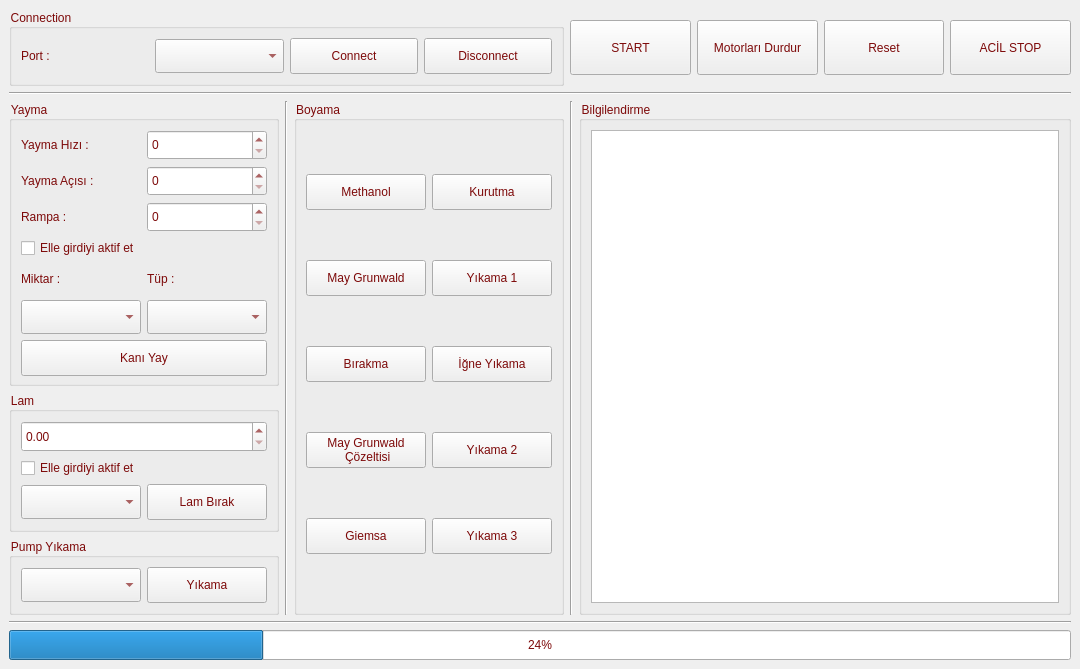
<?xml version="1.0" encoding="UTF-8"?>
<ui version="4.0">
 <class>MainWindow</class>
 <widget class="QMainWindow" name="MainWindow">
  <property name="geometry">
   <rect>
    <x>0</x>
    <y>0</y>
    <width>1080</width>
    <height>669</height>
   </rect>
  </property>
  <property name="minimumSize">
   <size>
    <width>1080</width>
    <height>669</height>
   </size>
  </property>
  <property name="windowTitle">
   <string>MainWindow</string>
  </property>
  <property name="styleSheet">
   <string notr="true">font: 75 9pt &quot;MS Shell Dlg 2&quot;;
color: rgb(125, 9, 9);</string>
  </property>
  <widget class="QWidget" name="centralwidget">
   <layout class="QVBoxLayout" name="verticalLayout_5">
    <item>
     <layout class="QVBoxLayout" name="verticalLayout_4">
      <item>
       <layout class="QHBoxLayout" name="horizontalLayout_12">
        <item>
         <widget class="QGroupBox" name="groupBox">
          <property name="minimumSize">
           <size>
            <width>555</width>
            <height>0</height>
           </size>
          </property>
          <property name="maximumSize">
           <size>
            <width>750</width>
            <height>16777215</height>
           </size>
          </property>
          <property name="title">
           <string>Connection</string>
          </property>
          <layout class="QHBoxLayout" name="horizontalLayout_11">
           <item>
            <widget class="QLabel" name="label">
             <property name="text">
              <string>Port :</string>
             </property>
            </widget>
           </item>
           <item>
            <widget class="QComboBox" name="comboBox_Port">
             <property name="minimumSize">
              <size>
               <width>120</width>
               <height>34</height>
              </size>
             </property>
            </widget>
           </item>
           <item>
            <widget class="QPushButton" name="pushButton_Connect">
             <property name="minimumSize">
              <size>
               <width>120</width>
               <height>36</height>
              </size>
             </property>
             <property name="styleSheet">
              <string notr="true"/>
             </property>
             <property name="text">
              <string>Connect</string>
             </property>
            </widget>
           </item>
           <item>
            <widget class="QPushButton" name="pushButton_Disconnect">
             <property name="enabled">
              <bool>true</bool>
             </property>
             <property name="minimumSize">
              <size>
               <width>120</width>
               <height>36</height>
              </size>
             </property>
             <property name="text">
              <string>Disconnect</string>
             </property>
            </widget>
           </item>
          </layout>
         </widget>
        </item>
        <item>
         <widget class="QPushButton" name="pushButton_start">
          <property name="minimumSize">
           <size>
            <width>120</width>
            <height>36</height>
           </size>
          </property>
          <property name="maximumSize">
           <size>
            <width>139</width>
            <height>55</height>
           </size>
          </property>
          <property name="text">
           <string>START</string>
          </property>
         </widget>
        </item>
        <item>
         <widget class="QPushButton" name="pushButton_disable_motors">
          <property name="minimumSize">
           <size>
            <width>120</width>
            <height>36</height>
           </size>
          </property>
          <property name="maximumSize">
           <size>
            <width>139</width>
            <height>55</height>
           </size>
          </property>
          <property name="text">
           <string>Motorları Durdur</string>
          </property>
         </widget>
        </item>
        <item>
         <widget class="QPushButton" name="pushButton_Reset">
          <property name="minimumSize">
           <size>
            <width>120</width>
            <height>36</height>
           </size>
          </property>
          <property name="maximumSize">
           <size>
            <width>139</width>
            <height>55</height>
           </size>
          </property>
          <property name="text">
           <string>Reset</string>
          </property>
         </widget>
        </item>
        <item>
         <widget class="QPushButton" name="pushButton_Stop">
          <property name="minimumSize">
           <size>
            <width>120</width>
            <height>36</height>
           </size>
          </property>
          <property name="maximumSize">
           <size>
            <width>139</width>
            <height>55</height>
           </size>
          </property>
          <property name="text">
           <string>ACİL STOP</string>
          </property>
         </widget>
        </item>
       </layout>
      </item>
      <item>
       <widget class="Line" name="line_3">
        <property name="orientation">
         <enum>Qt::Horizontal</enum>
        </property>
       </widget>
      </item>
      <item>
       <layout class="QHBoxLayout" name="horizontalLayout_9">
        <item>
         <layout class="QVBoxLayout" name="verticalLayout">
          <item>
           <widget class="QGroupBox" name="groupBox_2">
            <property name="maximumSize">
             <size>
              <width>325</width>
              <height>330</height>
             </size>
            </property>
            <property name="title">
             <string>Yayma</string>
            </property>
            <layout class="QVBoxLayout" name="verticalLayout_7">
             <item>
              <layout class="QHBoxLayout" name="horizontalLayout">
               <item>
                <widget class="QLabel" name="label_3">
                 <property name="minimumSize">
                  <size>
                   <width>120</width>
                   <height>30</height>
                  </size>
                 </property>
                 <property name="text">
                  <string>Yayma Hızı :</string>
                 </property>
                </widget>
               </item>
               <item>
                <widget class="QSpinBox" name="spinBox_Yayma_hizi">
                 <property name="minimumSize">
                  <size>
                   <width>120</width>
                   <height>30</height>
                  </size>
                 </property>
                </widget>
               </item>
              </layout>
             </item>
             <item>
              <layout class="QHBoxLayout" name="horizontalLayout_3">
               <item>
                <widget class="QLabel" name="label_2">
                 <property name="minimumSize">
                  <size>
                   <width>120</width>
                   <height>30</height>
                  </size>
                 </property>
                 <property name="text">
                  <string>Yayma Açısı :</string>
                 </property>
                </widget>
               </item>
               <item>
                <widget class="QSpinBox" name="spinBox_Aci">
                 <property name="minimumSize">
                  <size>
                   <width>120</width>
                   <height>30</height>
                  </size>
                 </property>
                </widget>
               </item>
              </layout>
             </item>
             <item>
              <layout class="QHBoxLayout" name="horizontalLayout_2">
               <item>
                <widget class="QLabel" name="label_4">
                 <property name="minimumSize">
                  <size>
                   <width>120</width>
                   <height>30</height>
                  </size>
                 </property>
                 <property name="text">
                  <string>Rampa :</string>
                 </property>
                </widget>
               </item>
               <item>
                <widget class="QSpinBox" name="spinBox_Rampa">
                 <property name="minimumSize">
                  <size>
                   <width>120</width>
                   <height>30</height>
                  </size>
                 </property>
                </widget>
               </item>
              </layout>
             </item>
             <item>
              <widget class="QCheckBox" name="checkBox_Yayma">
               <property name="text">
                <string>Elle girdiyi aktif et</string>
               </property>
              </widget>
             </item>
             <item>
              <layout class="QHBoxLayout" name="horizontalLayout_13">
               <item>
                <widget class="QLabel" name="label_6">
                 <property name="minimumSize">
                  <size>
                   <width>120</width>
                   <height>30</height>
                  </size>
                 </property>
                 <property name="text">
                  <string>Miktar :</string>
                 </property>
                </widget>
               </item>
               <item>
                <widget class="QLabel" name="label_5">
                 <property name="minimumSize">
                  <size>
                   <width>120</width>
                   <height>30</height>
                  </size>
                 </property>
                 <property name="text">
                  <string>Tüp :</string>
                 </property>
                </widget>
               </item>
              </layout>
             </item>
             <item>
              <layout class="QHBoxLayout" name="horizontalLayout_4">
               <item>
                <widget class="QComboBox" name="comboBox_Miktar">
                 <property name="minimumSize">
                  <size>
                   <width>120</width>
                   <height>34</height>
                  </size>
                 </property>
                </widget>
               </item>
               <item>
                <widget class="QComboBox" name="comboBox_Tup">
                 <property name="minimumSize">
                  <size>
                   <width>120</width>
                   <height>34</height>
                  </size>
                 </property>
                 <property name="styleSheet">
                  <string notr="true"/>
                 </property>
                </widget>
               </item>
              </layout>
             </item>
             <item>
              <widget class="QPushButton" name="pushButton_Yayma">
               <property name="sizePolicy">
                <sizepolicy hsizetype="Minimum" vsizetype="Fixed">
                 <horstretch>75</horstretch>
                 <verstretch>23</verstretch>
                </sizepolicy>
               </property>
               <property name="minimumSize">
                <size>
                 <width>120</width>
                 <height>36</height>
                </size>
               </property>
               <property name="styleSheet">
                <string notr="true"/>
               </property>
               <property name="text">
                <string>Kanı Yay</string>
               </property>
              </widget>
             </item>
            </layout>
           </widget>
          </item>
          <item>
           <widget class="QGroupBox" name="groupBox_3">
            <property name="maximumSize">
             <size>
              <width>325</width>
              <height>175</height>
             </size>
            </property>
            <property name="title">
             <string>Lam</string>
            </property>
            <layout class="QHBoxLayout" name="horizontalLayout_5">
             <item>
              <layout class="QVBoxLayout" name="verticalLayout_3">
               <item>
                <widget class="QDoubleSpinBox" name="doubleSpinBox_Lam">
                 <property name="minimumSize">
                  <size>
                   <width>81</width>
                   <height>31</height>
                  </size>
                 </property>
                </widget>
               </item>
               <item>
                <widget class="QCheckBox" name="checkBox_Lam">
                 <property name="text">
                  <string>Elle girdiyi aktif et</string>
                 </property>
                </widget>
               </item>
               <item>
                <layout class="QHBoxLayout" name="horizontalLayout_6">
                 <item>
                  <widget class="QComboBox" name="comboBox_Lam">
                   <property name="minimumSize">
                    <size>
                     <width>120</width>
                     <height>34</height>
                    </size>
                   </property>
                  </widget>
                 </item>
                 <item>
                  <widget class="QPushButton" name="pushButton_Lam_Al">
                   <property name="minimumSize">
                    <size>
                     <width>120</width>
                     <height>36</height>
                    </size>
                   </property>
                   <property name="text">
                    <string>Lam Bırak</string>
                   </property>
                  </widget>
                 </item>
                </layout>
               </item>
              </layout>
             </item>
            </layout>
           </widget>
          </item>
          <item>
           <widget class="QGroupBox" name="groupBox_4">
            <property name="maximumSize">
             <size>
              <width>325</width>
              <height>125</height>
             </size>
            </property>
            <property name="title">
             <string>Pump Yıkama</string>
            </property>
            <layout class="QHBoxLayout" name="horizontalLayout_10">
             <item>
              <layout class="QHBoxLayout" name="horizontalLayout_7">
               <item>
                <widget class="QComboBox" name="comboBox_Pump">
                 <property name="minimumSize">
                  <size>
                   <width>120</width>
                   <height>34</height>
                  </size>
                 </property>
                </widget>
               </item>
               <item>
                <widget class="QPushButton" name="pushButton_Yikama">
                 <property name="minimumSize">
                  <size>
                   <width>120</width>
                   <height>36</height>
                  </size>
                 </property>
                 <property name="text">
                  <string>Yıkama</string>
                 </property>
                </widget>
               </item>
              </layout>
             </item>
            </layout>
           </widget>
          </item>
         </layout>
        </item>
        <item>
         <widget class="Line" name="line_2">
          <property name="orientation">
           <enum>Qt::Vertical</enum>
          </property>
         </widget>
        </item>
        <item>
         <widget class="QGroupBox" name="groupBox_5">
          <property name="maximumSize">
           <size>
            <width>330</width>
            <height>630</height>
           </size>
          </property>
          <property name="title">
           <string>Boyama</string>
          </property>
          <layout class="QVBoxLayout" name="verticalLayout_2">
           <item>
            <layout class="QHBoxLayout" name="horizontalLayout_8">
             <item>
              <widget class="QPushButton" name="pushButton_4_Methanol">
               <property name="minimumSize">
                <size>
                 <width>120</width>
                 <height>36</height>
                </size>
               </property>
               <property name="text">
                <string>Methanol</string>
               </property>
              </widget>
             </item>
             <item>
              <widget class="QPushButton" name="pushButton_Kurutma">
               <property name="minimumSize">
                <size>
                 <width>120</width>
                 <height>36</height>
                </size>
               </property>
               <property name="text">
                <string>Kurutma</string>
               </property>
              </widget>
             </item>
            </layout>
           </item>
           <item>
            <layout class="QHBoxLayout" name="horizontalLayout_16">
             <item>
              <widget class="QPushButton" name="pushButton_May_G">
               <property name="minimumSize">
                <size>
                 <width>120</width>
                 <height>36</height>
                </size>
               </property>
               <property name="text">
                <string>May Grunwald</string>
               </property>
              </widget>
             </item>
             <item>
              <widget class="QPushButton" name="pushButton_Yikama_after_May_G">
               <property name="minimumSize">
                <size>
                 <width>120</width>
                 <height>36</height>
                </size>
               </property>
               <property name="text">
                <string>Yıkama 1</string>
               </property>
              </widget>
             </item>
            </layout>
           </item>
           <item>
            <layout class="QHBoxLayout" name="horizontalLayout_15">
             <item>
              <widget class="QPushButton" name="pushButton_Birakma">
               <property name="minimumSize">
                <size>
                 <width>120</width>
                 <height>36</height>
                </size>
               </property>
               <property name="text">
                <string>Bırakma</string>
               </property>
              </widget>
             </item>
             <item>
              <widget class="QPushButton" name="pushButton_Igne_Yikama">
               <property name="minimumSize">
                <size>
                 <width>120</width>
                 <height>36</height>
                </size>
               </property>
               <property name="text">
                <string>İğne Yıkama</string>
               </property>
              </widget>
             </item>
            </layout>
           </item>
           <item>
            <layout class="QHBoxLayout" name="horizontalLayout_20">
             <item>
              <widget class="QPushButton" name="pushButton_May_G_Cozelti">
               <property name="minimumSize">
                <size>
                 <width>120</width>
                 <height>36</height>
                </size>
               </property>
               <property name="text">
                <string>May Grunwald
 Çözeltisi</string>
               </property>
              </widget>
             </item>
             <item>
              <widget class="QPushButton" name="pushButton_Yikama_After_Cozelti">
               <property name="minimumSize">
                <size>
                 <width>120</width>
                 <height>36</height>
                </size>
               </property>
               <property name="text">
                <string>Yıkama 2</string>
               </property>
              </widget>
             </item>
            </layout>
           </item>
           <item>
            <layout class="QHBoxLayout" name="horizontalLayout_14">
             <item>
              <widget class="QPushButton" name="pushButton_Giemsa">
               <property name="minimumSize">
                <size>
                 <width>120</width>
                 <height>36</height>
                </size>
               </property>
               <property name="text">
                <string>Giemsa</string>
               </property>
              </widget>
             </item>
             <item>
              <widget class="QPushButton" name="pushButton_yikama_after_giemsa">
               <property name="minimumSize">
                <size>
                 <width>120</width>
                 <height>36</height>
                </size>
               </property>
               <property name="text">
                <string>Yıkama 3</string>
               </property>
              </widget>
             </item>
            </layout>
           </item>
          </layout>
         </widget>
        </item>
        <item>
         <widget class="Line" name="line">
          <property name="orientation">
           <enum>Qt::Vertical</enum>
          </property>
         </widget>
        </item>
        <item>
         <widget class="QGroupBox" name="groupBox_6">
          <property name="maximumSize">
           <size>
            <width>650</width>
            <height>630</height>
           </size>
          </property>
          <property name="title">
           <string>Bilgilendirme</string>
          </property>
          <layout class="QHBoxLayout" name="horizontalLayout_17">
           <item>
            <widget class="QTextBrowser" name="textBrowser"/>
           </item>
          </layout>
         </widget>
        </item>
       </layout>
      </item>
      <item>
       <widget class="Line" name="line_7">
        <property name="orientation">
         <enum>Qt::Horizontal</enum>
        </property>
       </widget>
      </item>
      <item>
       <widget class="QProgressBar" name="progressBar">
        <property name="minimumSize">
         <size>
          <width>0</width>
          <height>30</height>
         </size>
        </property>
        <property name="value">
         <number>24</number>
        </property>
       </widget>
      </item>
     </layout>
    </item>
   </layout>
  </widget>
  <action name="actionNew">
   <property name="text">
    <string>New</string>
   </property>
  </action>
  <action name="actionOpen">
   <property name="text">
    <string>Open</string>
   </property>
  </action>
  <action name="actionExit">
   <property name="text">
    <string>Exit</string>
   </property>
  </action>
 </widget>
 <resources>
  <include location="resources/resource.qrc"/>
 </resources>
 <connections/>
</ui>
